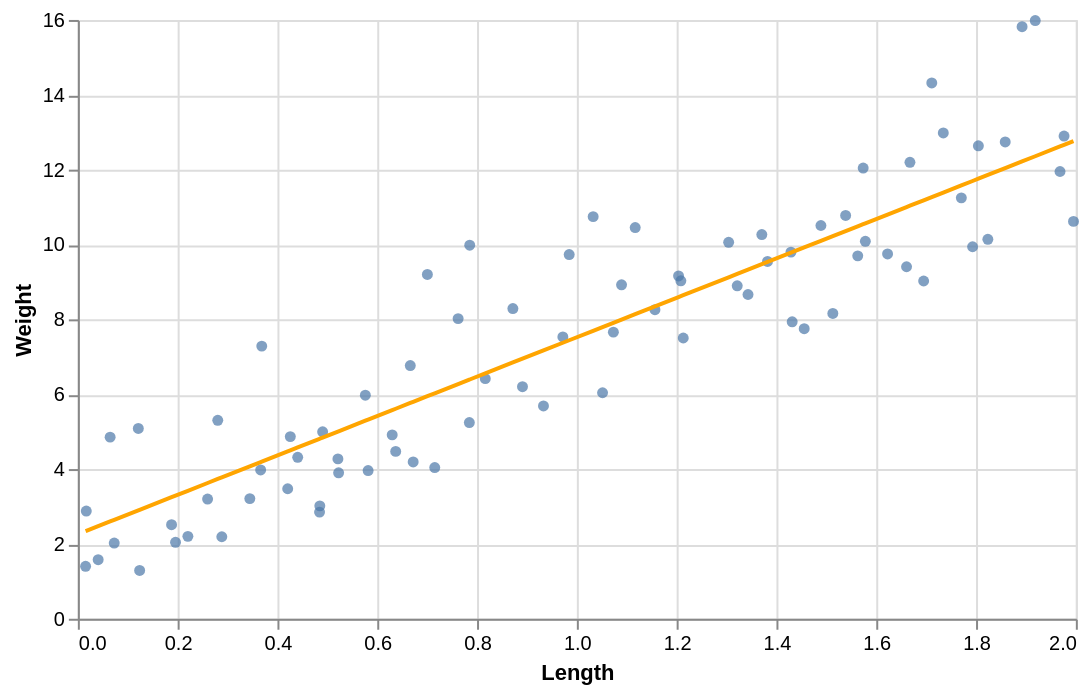

Describe this chart as a Vega-Lite specification.
### Vega-Lite specification from a JSON file in a GitHub repository (floating-point values rounded to 4 significant figures)
{"config": {"view": {"continuousWidth": 400, "continuousHeight": 300}}, "layer": [{"mark": "circle", "encoding": {"x": {"type": "quantitative", "field": "length", "title": "Length"}, "y": {"type": "quantitative", "field": "weight", "title": "Weight"}}, "height": 300, "width": 500}, {"mark": {"type": "line", "color": "orange"}, "encoding": {"x": {"type": "quantitative", "field": "length", "title": "Length"}, "y": {"type": "quantitative", "field": "predicted", "title": "Weight"}}, "height": 300, "width": 500}], "data": {"name": "data-9a474cec69cb70890c963e4b8e15291e"}, "$schema": "https://vega.github.io/schema/vega-lite/v5.json", "datasets": {"data-9a474cec69cb70890c963e4b8e15291e": [{"length": 1.489, "weight": 10.51, "predicted": 10.1}, {"length": 1.073, "weight": 7.658, "predicted": 7.908}, {"length": 1.623, "weight": 9.749, "predicted": 10.8}, {"length": 0.9847, "weight": 9.732, "predicted": 7.442}, {"length": 0.4849, "weight": 3.017, "predicted": 4.812}, {"length": 1.343, "weight": 8.664, "predicted": 9.328}, {"length": 1.668, "weight": 12.2, "predicted": 11.04}, {"length": 1.661, "weight": 9.406, "predicted": 11.0}, {"length": 0.26, "weight": 3.198, "predicted": 3.628}, {"length": 0.9331, "weight": 5.686, "predicted": 7.171}, {"length": 0.672, "weight": 4.189, "predicted": 5.796}, {"length": 0.7853, "weight": 9.983, "predicted": 6.393}, {"length": 1.321, "weight": 8.897, "predicted": 9.214}, {"length": 1.513, "weight": 8.159, "predicted": 10.22}, {"length": 0.04073, "weight": 1.578, "predicted": 2.473}, {"length": 0.5226, "weight": 3.899, "predicted": 5.01}, {"length": 1.805, "weight": 12.64, "predicted": 11.76}, {"length": 1.429, "weight": 9.797, "predicted": 9.782}, {"length": 0.1239, "weight": 1.29, "predicted": 2.911}, {"length": 1.793, "weight": 9.94, "predicted": 11.7}, {"length": 1.858, "weight": 12.74, "predicted": 12.04}, {"length": 1.892, "weight": 15.82, "predicted": 12.22}, {"length": 0.1878, "weight": 2.513, "predicted": 3.248}, {"length": 1.578, "weight": 10.09, "predicted": 10.57}, {"length": 1.371, "weight": 10.27, "predicted": 9.474}, {"length": 1.213, "weight": 7.502, "predicted": 8.645}, {"length": 0.6662, "weight": 6.765, "predicted": 5.766}, {"length": 0.3447, "weight": 3.211, "predicted": 4.073}, {"length": 0.5212, "weight": 4.272, "predicted": 5.002}, {"length": 1.208, "weight": 9.03, "predicted": 8.62}, {"length": 1.824, "weight": 10.14, "predicted": 11.86}, {"length": 0.2804, "weight": 5.303, "predicted": 3.735}, {"length": 0.8911, "weight": 6.2, "predicted": 6.949}, {"length": 0.4406, "weight": 4.314, "predicted": 4.578}, {"length": 0.4258, "weight": 4.867, "predicted": 4.5}, {"length": 1.711, "weight": 14.32, "predicted": 11.27}, {"length": 1.052, "weight": 6.039, "predicted": 7.794}, {"length": 0.3664, "weight": 3.976, "predicted": 4.188}, {"length": 0.06468, "weight": 4.853, "predicted": 2.6}, {"length": 1.539, "weight": 10.78, "predicted": 10.36}, {"length": 1.976, "weight": 12.9, "predicted": 12.66}, {"length": 0.4905, "weight": 4.997, "predicted": 4.841}, {"length": 1.456, "weight": 7.751, "predicted": 9.921}, {"length": 1.304, "weight": 10.06, "predicted": 9.124}, {"length": 0.01691, "weight": 2.878, "predicted": 2.348}, {"length": 0.5762, "weight": 5.973, "predicted": 5.292}, {"length": 1.382, "weight": 9.547, "predicted": 9.534}, {"length": 0.5817, "weight": 3.959, "predicted": 5.321}, {"length": 0.07292, "weight": 2.024, "predicted": 2.643}, {"length": 1.033, "weight": 10.74, "predicted": 7.695}, {"length": 1.734, "weight": 12.98, "predicted": 11.39}, {"length": 1.563, "weight": 9.697, "predicted": 10.49}, {"length": 0.8165, "weight": 6.416, "predicted": 6.557}, {"length": 1.117, "weight": 10.45, "predicted": 8.138}, {"length": 0.4205, "weight": 3.474, "predicted": 4.473}, {"length": 0.1212, "weight": 5.086, "predicted": 2.897}, {"length": 0.2205, "weight": 2.202, "predicted": 3.42}, {"length": 0.01554, "weight": 1.401, "predicted": 2.341}, {"length": 1.995, "weight": 10.62, "predicted": 12.76}, {"length": 0.7004, "weight": 9.2, "predicted": 5.946}, {"length": 1.432, "weight": 7.935, "predicted": 9.794}, {"length": 0.1958, "weight": 2.043, "predicted": 3.29}, {"length": 0.2885, "weight": 2.191, "predicted": 3.778}, {"length": 1.574, "weight": 12.04, "predicted": 10.54}, {"length": 0.972, "weight": 7.53, "predicted": 7.375}, {"length": 0.7152, "weight": 4.041, "predicted": 6.024}, {"length": 1.09, "weight": 8.924, "predicted": 7.994}, {"length": 1.204, "weight": 9.161, "predicted": 8.596}, {"length": 0.63, "weight": 4.913, "predicted": 5.575}, {"length": 0.3686, "weight": 7.286, "predicted": 4.199}, {"length": 0.8718, "weight": 8.29, "predicted": 6.848}, {"length": 0.7846, "weight": 5.243, "predicted": 6.389}, {"length": 1.157, "weight": 8.259, "predicted": 8.347}, {"length": 0.637, "weight": 4.472, "predicted": 5.612}, {"length": 0.4844, "weight": 2.849, "predicted": 4.809}, {"length": 0.7621, "weight": 8.02, "predicted": 6.27}, {"length": 1.968, "weight": 11.95, "predicted": 12.62}, {"length": 1.695, "weight": 9.025, "predicted": 11.18}, {"length": 1.919, "weight": 15.98, "predicted": 12.36}, {"length": 1.771, "weight": 11.25, "predicted": 11.58}]}}
